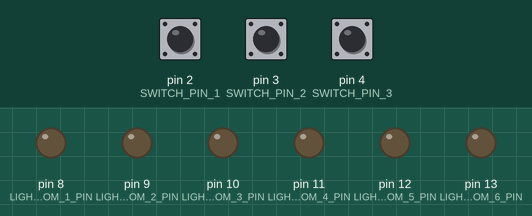
Simulated run of this sketch. Board: Arduino Uno, built with avr-gcc and run on an emulated ATmega328P. Parts: output pins drawn as LEDs (lit = HIGH). The inputs (shaded band) are chosen by the test bench; at power-on: pin 2 (SWITCH_PIN_1) LOW, pin 3 (SWITCH_PIN_2) LOW, pin 4 (SWITCH_PIN_3) LOW.

Above: at 1.2 s.
1.3 s: pin 2 (SWITCH_PIN_1) pulled HIGH for 0.15 s
At 2.4 s:
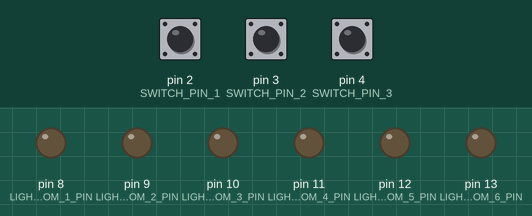
3.0 s: pin 3 (SWITCH_PIN_2) pulled HIGH for 0.15 s
At 3.7 s:
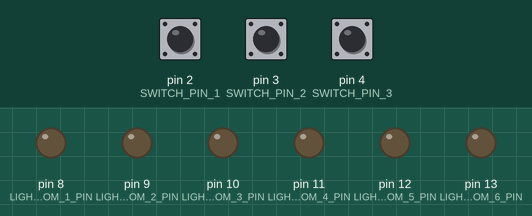
4.7 s: pin 4 (SWITCH_PIN_3) pulled HIGH for 0.15 s
At 6.1 s:
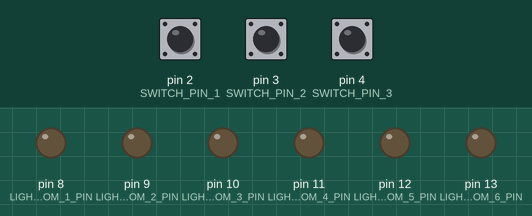
6.4 s: pin 2 (SWITCH_PIN_1) pulled HIGH for 1 s
At 7.2 s:
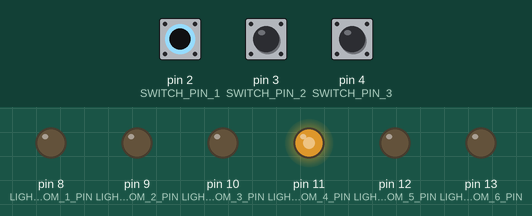
8.9 s: pin 3 (SWITCH_PIN_2) pulled HIGH for 1 s
At 9.5 s:
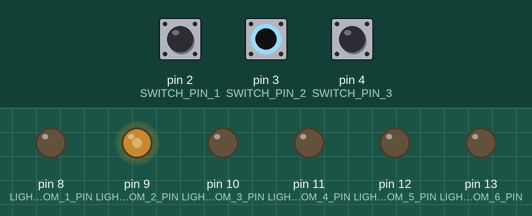
11.4 s: pin 4 (SWITCH_PIN_3) pulled HIGH for 1 s
At 12.2 s:
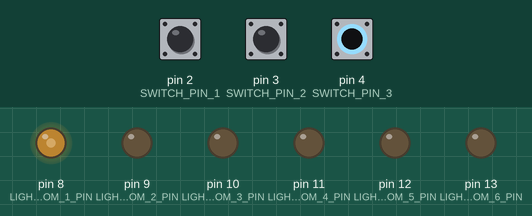
Timing chart, 0 to 14.4 s (numbered marks = the images above; inputs shaded):
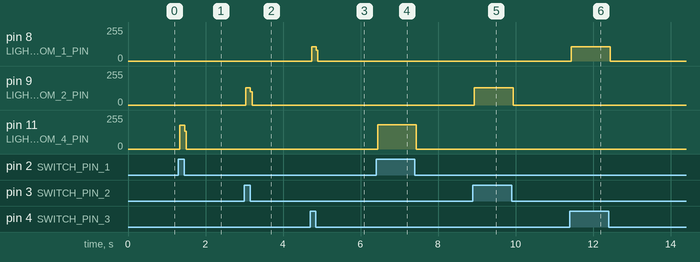

Measured:
- after the input at 1.3 s, pin 11 (LIGHT_ROOM_4_PIN): 0/255 → 180/255 at once, → 0/255 0.12 s later
- after the input at 3.0 s, pin 9 (LIGHT_ROOM_2_PIN): 0/255 → 131/255 at once, → 0/255 0.12 s later
- after the input at 4.7 s, pin 8 (LIGHT_ROOM_1_PIN): 0/255 → 108/255 at once, → 0/255 0.12 s later
- after the input at 6.4 s, pin 11 (LIGHT_ROOM_4_PIN): 0/255 → 181/255 at once, → 0/255 1.0 s later
- after the input at 8.9 s, pin 9 (LIGHT_ROOM_2_PIN): 0/255 → 131/255 at once, → 0/255 1.0 s later
- after the input at 11.4 s, pin 8 (LIGHT_ROOM_1_PIN): 0/255 → 108/255 at once, → 0/255 1.0 s later

The sketch:

day4chellange2.ino
```cpp
const byte  LIGHT_ROOM_1_PIN = 8;
const byte  LIGHT_ROOM_2_PIN = 9;
const byte  LIGHT_ROOM_3_PIN = 10;
const byte  LIGHT_ROOM_4_PIN = 11;
const byte  LIGHT_ROOM_5_PIN = 12;
const byte  LIGHT_ROOM_6_PIN = 13;


const byte SWITCH_PIN_1 = 2;
const byte SWITCH_PIN_2 = 3;
const byte SWITCH_PIN_3 = 4;

//_________________________________________________________________________________________

void setup() {
  // Configure our LED control pins as OUTPUT pins
  pinMode(LIGHT_ROOM_1_PIN, OUTPUT);
  pinMode(LIGHT_ROOM_2_PIN, OUTPUT);
  pinMode(LIGHT_ROOM_3_PIN, OUTPUT);
  pinMode(LIGHT_ROOM_4_PIN, OUTPUT);
  pinMode(LIGHT_ROOM_5_PIN, OUTPUT);
  pinMode(LIGHT_ROOM_6_PIN, OUTPUT);


  // Configure the switch pins as INPUT pins
  pinMode(SWITCH_PIN_1, INPUT);
  pinMode(SWITCH_PIN_2, INPUT);
  pinMode(SWITCH_PIN_3, INPUT);

  //Serial.begin(115200);
}

//_________________________________________________________________________________________

void loop()
{
  int room_number = 0;

  // get room number from the binary code on the dip-switch
  if (digitalRead(SWITCH_PIN_1) == HIGH)
  {
    room_number = room_number + 1 * 2 * 2;
  }

  if (digitalRead(SWITCH_PIN_2) == HIGH)
  {
    room_number = room_number + 1 * 2;
  }

  if (digitalRead(SWITCH_PIN_3) == HIGH)
  {
    room_number = room_number + 1;
  }

  // reset LEDs

  digitalWrite(LIGHT_ROOM_1_PIN, LOW);
  digitalWrite(LIGHT_ROOM_2_PIN, LOW);
  digitalWrite(LIGHT_ROOM_3_PIN, LOW);
  digitalWrite(LIGHT_ROOM_4_PIN, LOW);
  digitalWrite(LIGHT_ROOM_5_PIN, LOW);
  digitalWrite(LIGHT_ROOM_6_PIN, LOW);

  // turn on the lights now.
  if (room_number == 1)
  {
    digitalWrite(LIGHT_ROOM_1_PIN, HIGH);
  }
  else if (room_number == 2)
  {
    digitalWrite(LIGHT_ROOM_2_PIN, HIGH);
  }
  else if (room_number == 3)
  {
    digitalWrite(LIGHT_ROOM_3_PIN, HIGH);
  }
  else if (room_number == 4)
  {
    digitalWrite(LIGHT_ROOM_4_PIN, HIGH);
  }
  else if (room_number == 5)
  {
    digitalWrite(LIGHT_ROOM_5_PIN, HIGH);
  }
  else if (room_number == 6)
  {
    digitalWrite(LIGHT_ROOM_6_PIN, HIGH);
  }


  //  Serial.print(room_number);
}

//_________________________________________________________________________________________
```
